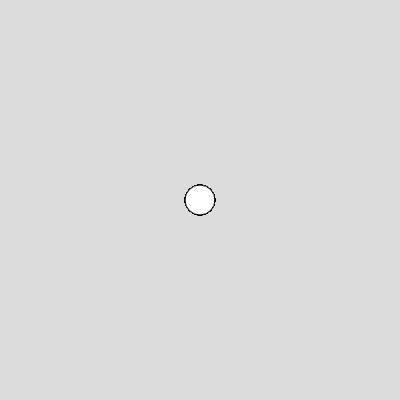
Frame 1 (no input)
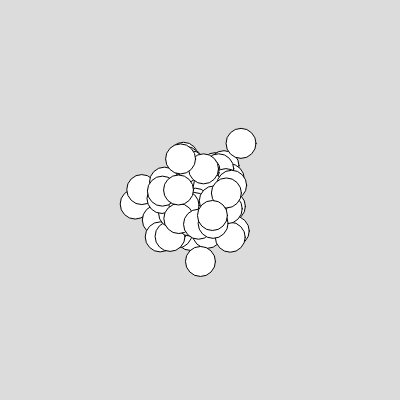
Frame 60 (no input)
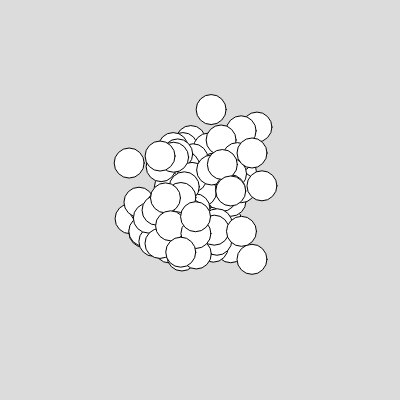
Frame 120 (the mouse pressed at the canvas centre since frame 60)

The p5.js sketch that drew these frames (run headless with seeded random() and noise() and a simulated clock; from frame 60 on, the mouse is pressed at the canvas centre):

// p5.js sketch
// ── sketch.js
class Boble{
    constructor(){
      this.x=200;
      this.y=200;
      this.r=30;
    }
    move(){
      this.x+=random(-5,5);
      this.y+=random(-5,5);
    }
    draw(){
      circle(this.x,this.y,this.r);
    }
}

let bobler=[];
let antall=100;

for(let i =0; i < antall; i++){
  bobler.push(new Boble);
}


function setup() {
  // put setup code here
  createCanvas(400, 400);

}

function draw() {
  // put drawing code here
  background(220);
  for(let i=0; i<bobler.length; i++){
    bobler[i].draw();
    bobler[i].move();
  }

}
